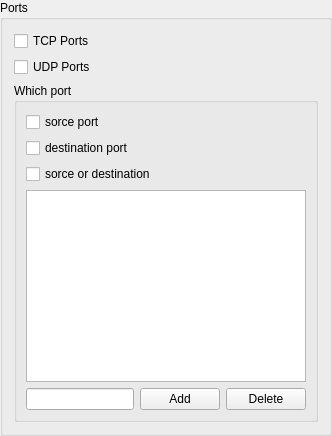
           <widget class="QGroupBox" name="groupBox_8">
            <property name="title">
             <string>Ports</string>
            </property>
            <layout class="QGridLayout" name="gridLayout_8">
             <item row="1" column="0">
              <layout class="QHBoxLayout" name="horizontalLayout_9">
               <item>
                <layout class="QVBoxLayout" name="verticalLayout_10">
                 <item>
                  <layout class="QHBoxLayout" name="horizontalLayout_8">
                   <item>
                    <widget class="QCheckBox" name="tcp_port">
                     <property name="text">
                      <string>TCP Ports</string>
                     </property>
                    </widget>
                   </item>
                   <item>
                    <spacer name="horizontalSpacer">
                     <property name="orientation">
                      <enum>Qt::Horizontal</enum>
                     </property>
                     <property name="sizeHint" stdset="0">
                      <size>
                       <width>40</width>
                       <height>20</height>
                      </size>
                     </property>
                    </spacer>
                   </item>
                  </layout>
                 </item>
                 <item>
                  <layout class="QHBoxLayout" name="horizontalLayout_10">
                   <item>
                    <widget class="QCheckBox" name="udp_port">
                     <property name="text">
                      <string>UDP Ports</string>
                     </property>
                    </widget>
                   </item>
                   <item>
                    <spacer name="horizontalSpacer_2">
                     <property name="orientation">
                      <enum>Qt::Horizontal</enum>
                     </property>
                     <property name="sizeHint" stdset="0">
                      <size>
                       <width>40</width>
                       <height>20</height>
                      </size>
                     </property>
                    </spacer>
                   </item>
                  </layout>
                 </item>
                </layout>
               </item>
              </layout>
             </item>
             <item row="2" column="0">
              <widget class="QGroupBox" name="groupBox_9">
               <property name="title">
                <string>Which port</string>
               </property>
               <layout class="QVBoxLayout" name="verticalLayout_11">
                <item>
                 <widget class="QCheckBox" name="srcport">
                  <property name="text">
                   <string>sorce port</string>
                  </property>
                 </widget>
                </item>
                <item>
                 <widget class="QCheckBox" name="dstport">
                  <property name="text">
                   <string>destination port</string>
                  </property>
                 </widget>
                </item>
                <item>
                 <widget class="QCheckBox" name="srcordstport">
                  <property name="text">
                   <string>sorce or destination</string>
                  </property>
                 </widget>
                </item>
                <item>
                 <widget class="QListWidget" name="port_list"/>
                </item>
                <item>
                 <layout class="QVBoxLayout" name="verticalLayout_12">
                  <item>
                   <layout class="QHBoxLayout" name="horizontalLayout_11">
                    <item>
                     <widget class="QLineEdit" name="port_edit"/>
                    </item>
                    <item>
                     <widget class="QPushButton" name="pushButton_7">
                      <property name="text">
                       <string>Add</string>
                      </property>
                     </widget>
                    </item>
                    <item>
                     <widget class="QPushButton" name="pushButton_8">
                      <property name="text">
                       <string>Delete</string>
                      </property>
                     </widget>
                    </item>
                   </layout>
                  </item>
                  <item>
                   <layout class="QHBoxLayout" name="horizontalLayout_12"/>
                  </item>
                 </layout>
                </item>
               </layout>
              </widget>
             </item>
            </layout>
           </widget>
